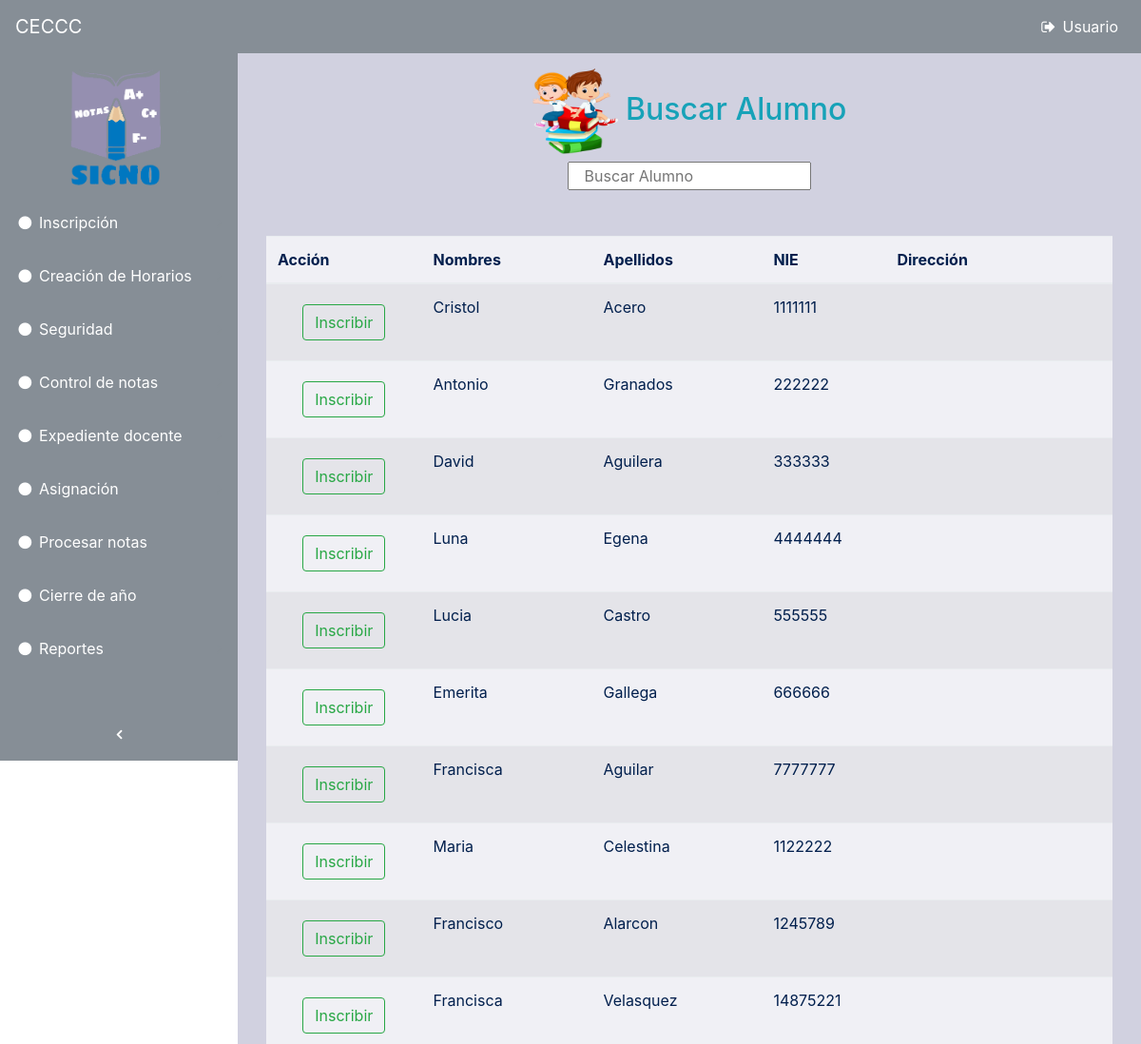
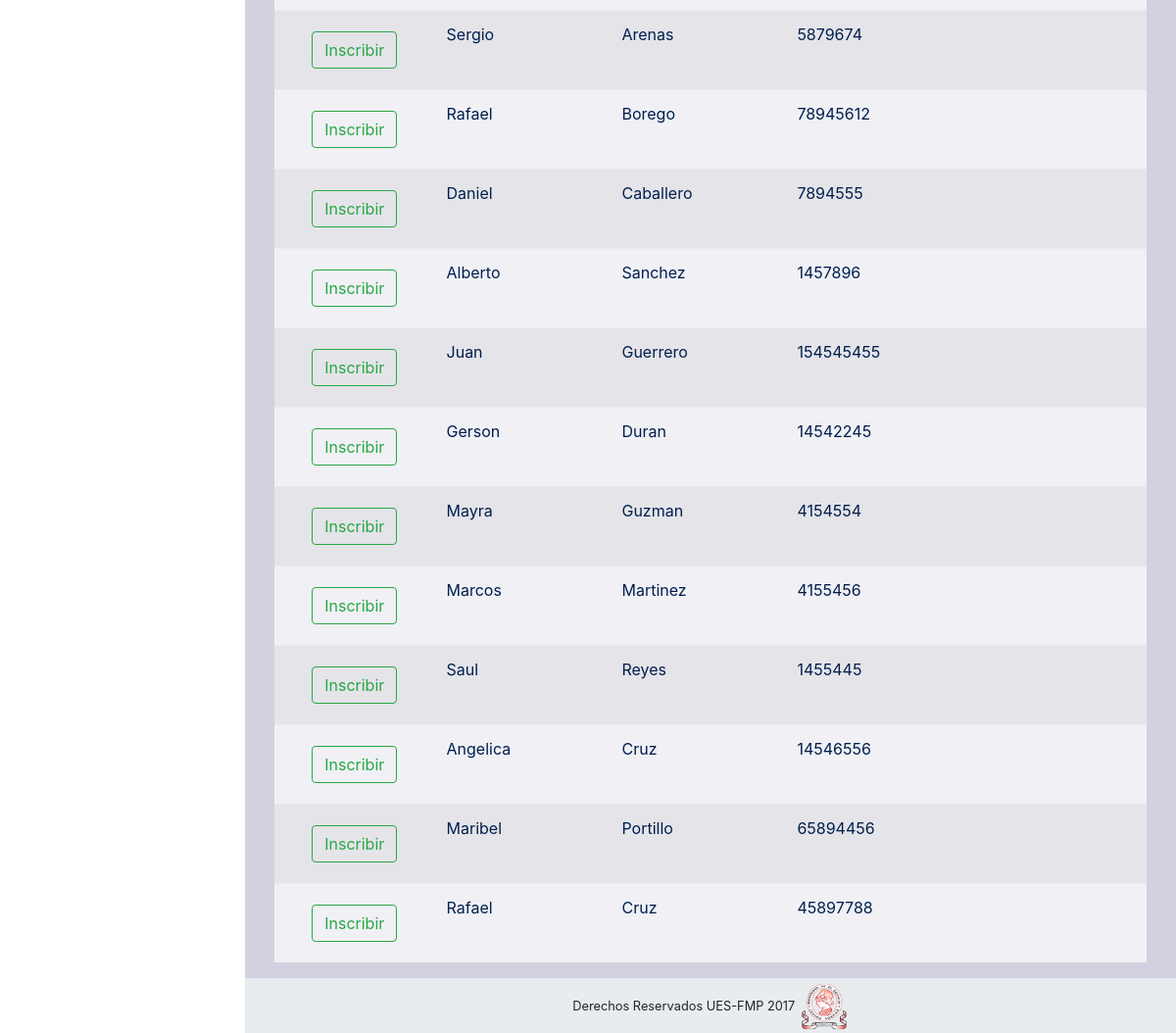
The app's page /inscripcion/buscarAlumno.php with its own data (2 pictures, top to bottom).
### tables this page shows
CREATE TABLE `alumno` (
  `id_alumno` int(5) NOT NULL AUTO_INCREMENT,
  `nie` int(10) DEFAULT NULL,
  `nom_alumno` varchar(45) DEFAULT NULL,
  `ape_alumno` varchar(45) DEFAULT NULL,
  `gen_alumno` varchar(115) DEFAULT NULL,
  `f_nac_alum` date DEFAULT NULL,
  `nac_alum` varchar(15) DEFAULT NULL,
  `dir_alum` varchar(150) DEFAULT NULL,
  `depto_alum` varchar(30) DEFAULT NULL,
  `mun_alum` varchar(30) DEFAULT NULL,
  `distancia` int(7) DEFAULT NULL,
  `tel` varchar(10) DEFAULT NULL,
  PRIMARY KEY (`id_alumno`)
);

### inscripcion/buscarAlumno.php (the view, shortened to what this page needs)
<?php
include_once '../plantilla/incio_plantilla.php';
include_once '../plantilla/menu_navegacion.php';
?>
<div class="content-wrapper">
    <div class="container-fluid">
        <div class="col-md-12">
            <div class="row-fluid" align="center">
                <div class="span6">
                    <h2 class="text-info">
                        <img src="../imagenes/alumnoB.png" width="90" height="90">
                        Buscar Alumno
                    </h2>
                </div>
                <div class="span6">
                    <form name="form1" method="post" action="">
                        <div class="input-append">
                            <input type="text" name="buscar" id="filtrar" class="input-xlarge" autocomplete="off" autofocus placeholder="   Buscar Alumno">
                        </div>
                    </form>
                    <br>
                </div>
            </div>
            <br>
            <div class="panel-body">
                <table class="table table-striped table-condensed table-hover">
                    <thead>
                    <th width="50">Acción</th>
                    <th width="150">Nombres</th>
                    <th width="150">Apellidos</th>
                    <th width="70">NIE</th>
                    <th width="200">Dirección</th>
                    </thead>
                    <tbody class="buscar">
                        <?php
                        include_once '../conexion/php_conexion.php';
                        $pame = mysqli_query($conexion, "SELECT * FROM alumno");
                        while ($row = mysqli_fetch_array($pame)) {
                            $idA = $row['id_alumno'];
                            ?>
                            <tr>
                                <td class="text-center">
                                    <a href="../inscripcion/antiguo1.php?ir=<?php echo $idA; ?>" class="btn">
                                        <button class="btn btn-outline-success">Inscribir</button>
                                    </a>
                                </td>
                                <td><?php echo $row['nom_alumno']; ?></td>
                                <td><?php echo $row['ape_alumno']; ?></td>
                                <td><?php echo $row['nie']; ?></td>
                                <td><?php echo $row['dir_alum']; ?></td>
                            </tr>
                            <?php
                        }
                        ?>
                    </tbody>
                </table>
            </div>
        </div>
    </div>
</div>
<?php
include_once '../plantilla/fin_plantilla.php';
?>

### plantilla/incio_plantilla.php (shortened to what this page needs)
<!DOCTYPE html>
<html lang="es">
    <head>
        <link href="../vendor/font-awesome/css/font-awesome.min.css" rel="stylesheet" type="text/css">
        <link href="../css/dataTables.bootstrap4.css" rel="stylesheet">
        <link href="../css/sb-admin.css" rel="stylesheet">
        <link href="../css/estilo.css" rel="stylesheet">
        <link rel="stylesheet" href="../css/bootstrap.min.css" />
<link href="../css/sweetalert.css" rel="stylesheet">
    </head>
    <body class="fixed-nav sticky-footer  bg-" id="page-top">

### plantilla/menu_navegacion.php (shortened to what this page needs)
<nav class="navbar navbar-expand-lg navbar-dark bg-secondary fixed-top" id="mainNav">
    <a class="navbar-brand" href="#">CECCC</a>
    <div class="collapse navbar-collapse" id="navbarResponsive">
        <ul class="navbar-nav navbar-sidenav bg-secondary " id="exampleAccordion">
            <div align="center">
                <img src="../imagenes/sicno.png" width="150" height="150">
            </div>
            <li class="nav-item" data-toggle="tooltip" data-placement="right" title="Components">
                <a class="nav-link nav-link-collapse collapsed" data-toggle="collapse" href="#collapseComponents" data-parent="#exampleAccordion">
                    <i class="fa fa-fw fa-circle" style="color: white"></i>
                    <span class="nav-link-text" style="color: white">
                        Inscripción</span>
                </a>
            </li>
            <li class="nav-item" data-toggle="tooltip" data-placement="right" title="Creacion de horarios">
                <a class="nav-link nav-link-collapse collapsed" data-toggle="collapse" href="#collapseCreacion" data-parent="#exampleAccordion">
                    <i class="fa fa-fw fa-circle" style="color: white"></i>
                    <span class="nav-link-text" style="color: white">
                        Creación de Horarios</span>
                </a>
            </li>
            <li class="nav-item" data-toggle="tooltip" data-placement="right" title="Seguridad">
                <a class="nav-link nav-link-collapse collapsed" data-toggle="collapse" href="#collapseSeguridad" data-parent="#exampleAccordion">
                    <i class="fa fa-fw fa-circle"  style="color: white"></i>
                    <span class="nav-link-text"  style="color: white">
                        Seguridad</span>
                </a>
            </li>
            <li class="nav-item" data-toggle="tooltip" data-placement="right" title="cntrNotas">
                <a class="nav-link nav-link-collapse collapsed" data-toggle="collapse" href="#collapseNotas" data-parent="#exampleAccordion">
                    <i class="fa fa-fw fa-circle"  style="color: white"></i>
                    <span class="nav-link-text"  style="color: white">
                        Control de notas</span>
                </a>
            </li>
            <li class="nav-item" data-toggle="tooltip" data-placement="right" title="Docentes">
                <a class="nav-link nav-link-collapse collapsed" data-toggle="collapse" href="#collapseDocentes" data-parent="#exampleAccordion">
                    <i class="fa fa-fw fa-circle"  style="color: white"></i>
                    <span class="nav-link-text"  style="color: white">
                        Expediente docente</span>
                </a>
            </li>
            <li class="nav-item" data-toggle="tooltip" data-placement="right" title="Asig">
                <a class="nav-link nav-link-collapse collapsed" data-toggle="collapse" href="#collapseAsig" data-parent="#exampleAccordion">
                    <i class="fa fa-fw fa-circle" style="color: white"></i>
                    <span class="nav-link-text" style="color: white">
                        Asignación</span>
                </a>
            </li>
            <li class="nav-item" data-toggle="tooltip" data-placement="right" title="Charts">
                <a class="nav-link" href="../asignaciones/procesar_notas.php">
                    <i class="fa fa-fw fa-circle" style="color: white"></i>
                    <span class="nav-link-text" style="color: white">Procesar notas</span>
                </a>
            </li>
            <li class="nav-item" data-toggle="tooltip" data-placement="right" title="Charts">
                <a class="nav-link" href="../cierre/cierre_principal.php">
                    <i class="fa fa-fw fa-circle" style="color: white"></i>
                    <span class="nav-link-text" style="color: white">Cierre de año</span>
                </a>
            </li>
            <li class="nav-item" data-toggle="tooltip" data-placement="right" title="Re">
                <a class="nav-link nav-link-collapse collapsed" data-toggle="collapse" href="#collapseRe" data-parent="#exampleAccordion">
                    <i class="fa fa-fw fa-circle"  style="color: white"></i>
                    <span class="nav-link-text"  style="color: white">
                        Reportes</span>
                </a>
            </li>
        </ul>
        <ul class="navbar-nav sidenav-toggler">
            <li class="nav-item">
                <a class="nav-link text-center bg-secondary "  id="sidenavToggler">
                    <i class="fa fa-fw fa-angle-left" style="color: white"></i>
                </a>
            </li>
        </ul>
        <ul class="navbar-nav ml-auto">
            <li class="nav-item">
                <a class="nav-link" data-toggle="modal"  style="color: white" data-target="#exampleModal">
                    <i class="fa fa-fw fa-sign-out" style="color: white"></i>
                    Usuario</a>
            </li>
        </ul>
    </div>
</nav>

### plantilla/fin_plantilla.php (shortened to what this page needs)
<footer class="sticky-footer" >
    <div class="container">
        <div class="text-center">
            <small>Derechos Reservados UES-FMP 2017</small>
            <img src="../imagenes/mine.png" width="50" height="50">
        </div>
    </div>
</footer>
</body>
</html>

### css/sb-admin.css (style rules this page uses)
html { position: relative; min-height: 100%; }
body.sticky-footer { margin-bottom: 56px; }
body.sticky-footer .content-wrapper { min-height: calc(100vh - 56px - 56px); }
body.fixed-nav { padding-top: 56px; }
.content-wrapper { min-height: calc(100vh - 56px); padding-top: 1rem; }
#mainNav .navbar-collapse { overflow: auto; max-height: 75vh; }
#mainNav .navbar-collapse .navbar-nav .nav-item .nav-link { cursor: pointer; }
#mainNav .navbar-collapse .navbar-sidenav .nav-link-collapse:after { float: right; content: '\f107'; font-family: 'FontAwesome'; }
#mainNav .navbar-collapse .navbar-sidenav .nav-link-collapse.collapsed:after { content: '\f105'; }
#mainNav .navbar-collapse .sidenav-toggler { display: none; }
@media (min-width: 992px) { #mainNav .navbar-brand { width: 250px; } }
@media (min-width: 992px) { #mainNav .navbar-collapse { overflow: visible; max-height: none; } }
@media (min-width: 992px) { #mainNav .navbar-collapse .navbar-sidenav { position: absolute; top: 0; left: 0; overflow-x: hidden; overflow-y: auto; -webkit-flex-direction: column; -ms-flex-direction: column; flex-direction: column; margin-top: 56px; } }
@media (min-width: 992px) { #mainNav .navbar-collapse .navbar-sidenav > .nav-item { width: 250px; padding: 0; } }
@media (min-width: 992px) { #mainNav .navbar-collapse .navbar-sidenav > .nav-item > .nav-link { padding: 1em; } }
#mainNav.navbar-dark .navbar-collapse .navbar-sidenav .nav-link-collapse:after { color: #868e96; }
#mainNav.navbar-dark .navbar-collapse .navbar-sidenav > .nav-item > .nav-link { color: #868e96; }
@media (min-width: 992px) { #mainNav.navbar-dark .navbar-collapse .navbar-sidenav { background: #343a40; } }
#mainNav.fixed-top .sidenav-toggler { display: none; }
@media (min-width: 992px) { #mainNav.fixed-top .navbar-sidenav { height: calc(100vh - 112px); } }
@media (min-width: 992px) { #mainNav.fixed-top .sidenav-toggler { position: absolute; top: 0; left: 0; display: flex; overflow-x: hidden; overflow-y: auto; -webkit-flex-direction: column; -ms-flex-direction: column; flex-direction: column; margin-top: calc(100vh - 56px); } }
@media (min-width: 992px) { #mainNav.fixed-top .sidenav-toggler > .nav-item { width: 250px; padding: 0; } }
@media (min-width: 992px) { #mainNav.fixed-top .sidenav-toggler > .nav-item > .nav-link { padding: 1em; } }
#mainNav.fixed-top.navbar-dark .sidenav-toggler { background-color: #212529; }
#mainNav.fixed-top.navbar-dark .sidenav-toggler a i { color: #adb5bd; }
.content-wrapper { overflow-x: hidden; background: white; }
@media (min-width: 992px) { .content-wrapper { margin-left: 250px; } }
#sidenavToggler i { font-weight: 800; }
footer.sticky-footer { position: absolute; right: 0; bottom: 0; width: 100%; height: 56px; background-color: #e9ecef; line-height: 55px; }
@media (min-width: 992px) { footer.sticky-footer { width: calc(100% - 250px); } }

### css/estilo.css (style rules this page uses)
.content-wrapper { background-color: #d1d1e0; }
.panel-body { background-color: #f0f0f5 !important; color: #001f4d !important; }
.container { background-image:#9595b7 !important; }

### records on screen
alumno: nom_alumno "Cristol", ape_alumno "Acero", nie "1111111"
alumno: nom_alumno "Antonio", ape_alumno "Granados", nie "222222"
alumno: nom_alumno "David", ape_alumno "Aguilera", nie "333333"
alumno: nom_alumno "Luna", ape_alumno "Egena", nie "4444444"
alumno: nom_alumno "Lucia", ape_alumno "Castro", nie "555555"
alumno: nom_alumno "Emerita", ape_alumno "Gallega", nie "666666"
alumno: nom_alumno "Francisca", ape_alumno "Aguilar", nie "7777777"
alumno: nom_alumno "Maria", ape_alumno "Celestina", nie "1122222"
alumno: nom_alumno "Francisco", ape_alumno "Alarcon", nie "1245789"
alumno: nom_alumno "Francisca", ape_alumno "Velasquez", nie "14875221"
alumno: nom_alumno "Sergio", ape_alumno "Arenas", nie "5879674"
alumno: nom_alumno "Rafael", ape_alumno "Borego", nie "78945612"
alumno: nom_alumno "Daniel", ape_alumno "Caballero", nie "7894555"
alumno: nom_alumno "Alberto", ape_alumno "Sanchez", nie "1457896"
alumno: nom_alumno "Juan", ape_alumno "Guerrero", nie "154545455"
alumno: nom_alumno "Gerson", ape_alumno "Duran", nie "14542245"
alumno: nom_alumno "Mayra", ape_alumno "Guzman", nie "4154554"
alumno: nom_alumno "Marcos", ape_alumno "Martinez", nie "4155456"
alumno: nom_alumno "Saul", ape_alumno "Reyes", nie "1455445"
alumno: nom_alumno "Angelica", ape_alumno "Cruz", nie "14546556"
alumno: nom_alumno "Maribel", ape_alumno "Portillo", nie "65894456"
alumno: nom_alumno "Rafael", ape_alumno "Cruz", nie "45897788"
